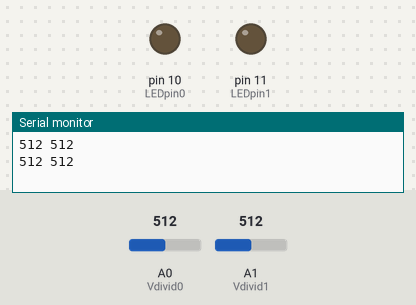
Recording of a sketch running on a simulated Arduino Uno, built with avr-gcc and run on an emulated ATmega328P. Shown: output pins drawn as LEDs (lit = HIGH), the last lines printed to the serial monitor. Inputs (shaded band) come from the test bench; at power-on: A0 (Vdivid0) = 512, A1 (Vdivid1) = 512.

Above: at 1.8 s.
1.9 s: A0 (Vdivid0) set to 490
At 3.2 s:
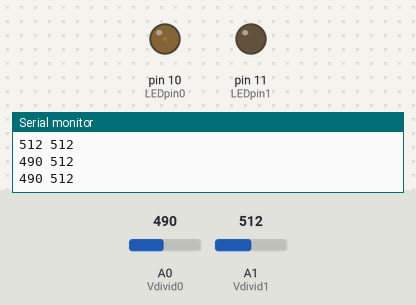
3.5 s: A1 (Vdivid1) set to 490
At 4.9 s:
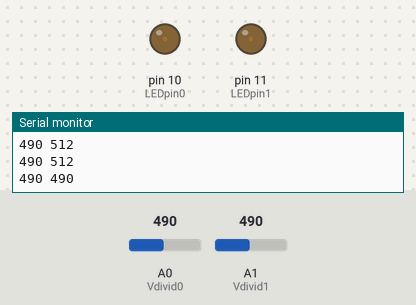
5.5 s: A0 (Vdivid0) set to 510
At 6.4 s:
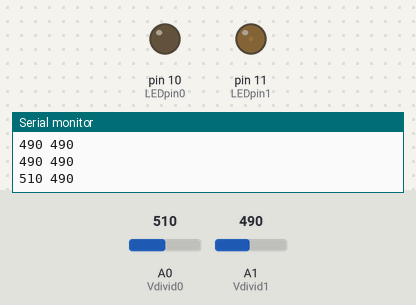
7.5 s: A1 (Vdivid1) set to 306
At 9.2 s:
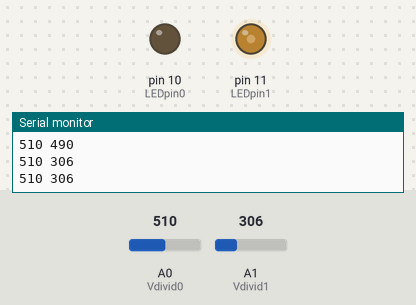
9.5 s: A1 (Vdivid1) set to 122
At 10.8 s:
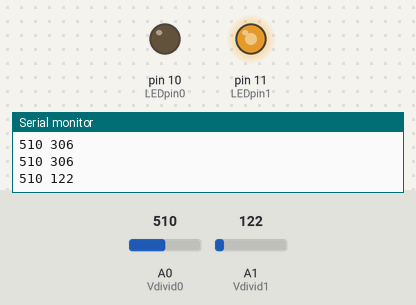
11.5 s: A0 (Vdivid0) set to 486
At 12.3 s:
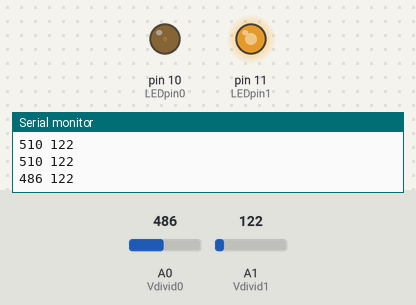
Timing chart, 0 to 14.5 s (numbered marks = the images above; inputs shaded):
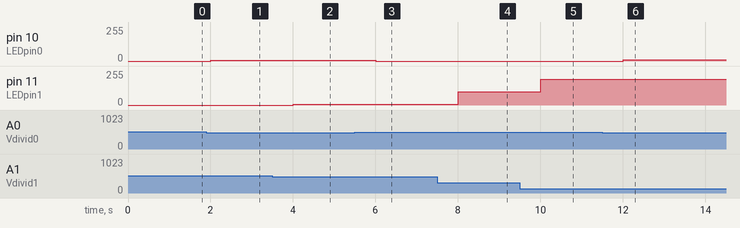

The sketch:

TwoLDRs.ino
```cpp
// analogue-plot
//
// Read analogue values from A0 and A1 and print them to serial port.
/*
    Component      Connect       to and to
    LDR right leg  arduino 5V
    LDR left leg   arduino A0
    LDR left leg   4.7kΩ resistor arduino GnD
    LED long leg   arduino pin 10
    LED short leg  220Ω resistor  arduino GnD

    LDR right leg  arduino 5V
    LDR left leg   arduino A1
    LDR left leg   4.7kΩ resistor arduino GnD
    LED long leg   arduino pin 11
    LED short leg  220Ω resistor  arduino GnD
*/

int Vdivid0 = A0;                  // voltage divider analog pin
int LEDpin0 = 10;                  // LED on PWM pin
int Vdivid1 = A1;                  // voltage divider analog pin
int LEDpin1 = 11;                  // LED on PWM pin
int thresh = 500;                 // threshold light intensity
int reading0, bright0, reading1, bright1;
void setup()
{
    Serial.begin(9600);
    pinMode(LEDpin0, OUTPUT);        // LED pin as output
    pinMode(LEDpin1, OUTPUT);        // LED pin as output
    }

void loop()
{
    reading0 = analogRead(Vdivid0);   // voltage divider reading
    bright0 = 0;                     // set LED brightness to zero
                                    // map reading to LED brightness
    if(reading0<thresh) bright0 = map(reading0, 0, thresh, 255, 0);
    analogWrite(LEDpin0, bright0);    // change LED brightness

    reading1 = analogRead(Vdivid1);   // voltage divider reading
    bright1 = 0;                     // set LED brightness to zero
                                  // map reading to LED brightness
    if(reading1<thresh) bright1 = map(reading1, 0, thresh, 255, 0);
    analogWrite(LEDpin1, bright1);    // change LED brightness

    // print to serial
    Serial.print(reading0);
    Serial.print(" ");
    Serial.print(reading1);
    Serial.print("\n");

    delay(1000);                    // delay 1000ms
    }
```

Measured:
- after the input at 1.9 s, pin 10 (LEDpin0): 0/255 → 6/255 after 0.10 s
- after the input at 3.5 s, pin 11 (LEDpin1): 0/255 → 6/255 after 0.50 s
- after the input at 5.5 s, pin 10 (LEDpin0): 6/255 → 0/255 after 0.50 s
- after the input at 7.5 s, pin 11 (LEDpin1): 6/255 → 99/255 after 0.51 s
- after the input at 9.5 s, pin 11 (LEDpin1): 99/255 → 193/255 after 0.51 s
- after the input at 11.5 s, pin 10 (LEDpin0): 0/255 → 8/255 after 0.51 s
